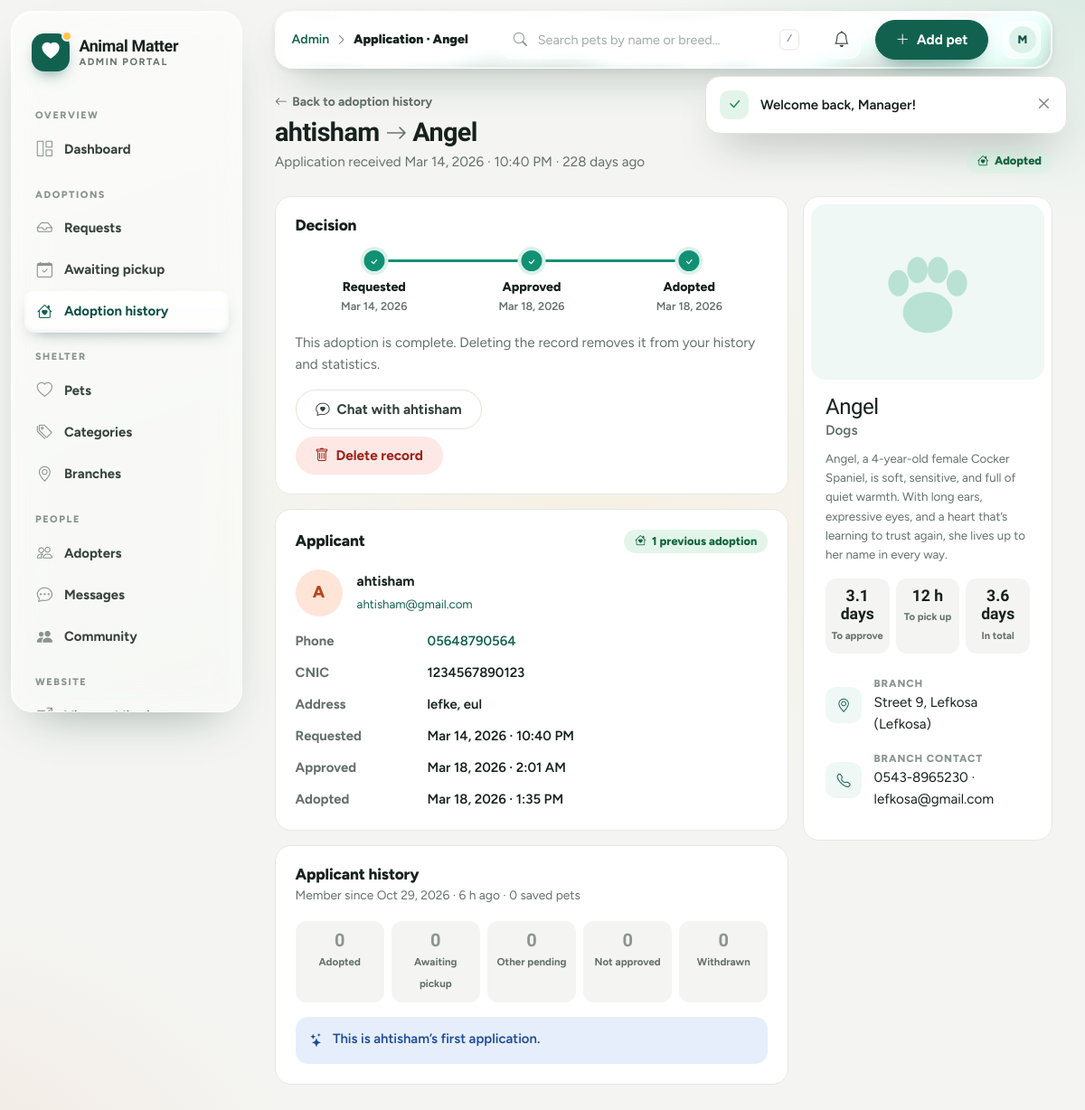
/pet_adoption_portal/admin/requestResponse.php?aindex=1 (signed in), run on the app's committed database.
### tables this page shows
CREATE TABLE `adopted` (
  `adopt_id` int(4) NOT NULL,
  `name` varchar(100) NOT NULL,
  `email` varchar(255) NOT NULL,
  `contact` varchar(20) NOT NULL,
  `cnic` varchar(20) NOT NULL,
  `address` varchar(100) NOT NULL,
  `pet_category` varchar(100) NOT NULL,
  `pet_name` varchar(100) NOT NULL,
  `pet_intro1` text NOT NULL,
  `pet_intro2` text NOT NULL,
  `image` varchar(255) NOT NULL,
  `location_city` varchar(100) NOT NULL,
  `location_address` varchar(100) NOT NULL,
  `location_email` varchar(255) NOT NULL,
  `location_contact` varchar(20) NOT NULL,
  `adopter_id` int(4) DEFAULT NULL,
  `pet_id` int(4) DEFAULT NULL,
  `request_time` datetime NOT NULL,
  `accept_time` datetime NOT NULL,
  `adopt_time` datetime NOT NULL DEFAULT current_timestamp()
);

CREATE TABLE `adopter` (
  `adopter_id` int(4) NOT NULL,
  `name` varchar(255) NOT NULL,
  `cnic` bigint(13) NOT NULL,
  `email` varchar(255) NOT NULL,
  `password` varchar(255) NOT NULL,
  `created_at` datetime NOT NULL DEFAULT current_timestamp()
);

### pet_adoption_portal/admin/requestResponse.php (the view, shortened to what the rows shown need)
<?php
require_once __DIR__ . '/dbconnect.php';
$petId = query_int('pindex');
$adoptId = query_int('aindex');
$mode = null;
$record = null;
$pet = null;
if ($adoptId) {
    $record = db_one("SELECT * FROM `adopted` WHERE `adopt_id` = ?", [$adoptId]);
    $mode = 'adopted';
}
if ($mode === 'adopted') {
    $view = [
        'name' => $record['pet_name'], 'image' => $record['image'], 'category' => $record['pet_category'],
        'intro1' => $record['pet_intro1'], 'intro2' => $record['pet_intro2'],
        'city' => $record['location_city'], 'address' => $record['location_address'],
        'branch_email' => $record['location_email'], 'branch_contact' => $record['location_contact'],
    ];
}
$applicantHistory = [];
usort($applicantHistory, fn($a, $b) => strcmp($b['at'], $a['at']));
$applicantAccount = $record['adopter_id'] !== null
    ? db_one("SELECT `created_at`, (SELECT COUNT(*) FROM `favourites` f WHERE f.`adopter_id` = a.`adopter_id`) AS saves FROM `adopter` a WHERE a.`adopter_id` = ?", [(int) $record['adopter_id']])
    : null;
$petInsights = null;
$durationLabel = function ($from, $to) {
    if (!$from || !$to) {
        return '—';
    }
    $days = (strtotime($to) - strtotime($from)) / 86400;
    return $days < 1 ? max(1, (int) round($days * 24)) . ' h' : rtrim(rtrim(number_format($days, 1), '0'), '.') . ' days';
};
$backUrl = ['pending' => 'admin/requests.php', 'accepted' => 'admin/accepted.php', 'adopted' => 'admin/adopted.php'][$mode];
$pageTitle = 'Application · ' . $view['name'];
include __DIR__ . '/header.php';
?>
<div class="admin-page-head">
    <div>
        <a class="back" href="<?= e(url($backUrl)) ?>"><i class="bi bi-arrow-left"></i> Back to <?= e(['pending' => 'requests', 'accepted' => 'awaiting pickup', 'adopted' => 'adoption history'][$mode]) ?></a>
        <h1><?= e($record['name']) ?> <i class="bi bi-arrow-right text-muted fs-4"></i> <?= e($view['name']) ?></h1>
        <p>Application received <?= e(format_date($record['request_time'], true)) ?> · <?= e(time_ago($record['request_time'])) ?></p>
    </div>
</div>
<div class="row g-3">
    <div class="col-lg-8 d-flex flex-column gap-3">
        <div class="panel h-auto">
            <div class="panel-head"><h2>Decision</h2></div>
            <ol class="tracker mt-0">
                <?php foreach ($steps as $i => [$label, $time, $done]): ?>
                    <li class="<?= $done ? 'is-done' : ($i === array_sum(array_column($steps, 2)) ? 'is-next' : '') ?>">
                    </li>
                <?php endforeach; ?>
            </ol>
            <?php if ($mode === 'pending'): ?>
                <p class="text-muted">Approving reserves <?= e($view['name']) ?> for <?= e($record['name']) ?> and gives them 3 days to pick up. Rejecting makes <?= e($view['name']) ?> available again. The applicant is emailed either way.</p>
                <div class="d-flex flex-wrap gap-2">
                    <form method="post" data-confirm="<?= e($record['name']) ?> will be emailed and has 3 days to pick up <?= e($view['name']) ?>." data-confirm-title="Approve this request?" data-confirm-ok="Approve" data-confirm-tone="neutral">
                        <?= csrf_field() ?><input type="hidden" name="action" value="approve">
                        <button class="btn btn-primary"><i class="bi bi-check2-circle"></i> Approve request</button>
                    </form>
                    <button class="btn btn-soft-danger" data-bs-toggle="modal" data-bs-target="#reasonModal"><i class="bi bi-x-circle"></i> Reject…</button>
                </div>
            <?php else: ?>
                <p class="text-muted">This adoption is complete. Deleting the record removes it from your history and statistics.</p>
                <?php if ($chatAdopterId = adopter_id_for($record)): ?>
                    <a class="btn btn-light mb-2" href="<?= e(url('admin/contact.php?view=chats&chat=' . $chatAdopterId)) ?>"><i class="bi bi-chat-heart"></i> Chat with <?= e($record['name']) ?></a>
                <?php endif; ?>
                <form method="post" data-confirm="The adoption record for <?= e($view['name']) ?> will be removed from your history and statistics. This can’t be undone." data-confirm-title="Delete this record?" data-confirm-ok="Delete record">
                    <button class="btn btn-soft-danger"><i class="bi bi-trash"></i> Delete record</button>
                </form>
            <?php endif; ?>
        </div>
        <div class="panel h-auto">
            <div class="panel-head"><h2>Applicant</h2>
            </div>
            <div class="d-flex align-items-center gap-3 mb-3">
                <span class="avatar avatar-lg"><?= e(strtoupper(mb_substr($record['name'], 0, 1))) ?></span>
                <div class="min-w-0"><strong class="d-block break-word"><?= e($record['name']) ?></strong><a class="small" href="mailto:<?= e($record['email']) ?>"><?= e($record['email']) ?></a></div>
            </div>
            <dl class="detail-list">
                <dt>Phone</dt><dd><a href="tel:<?= e($record['contact']) ?>"><?= e($record['contact']) ?></a></dd>
                <dt>CNIC</dt><dd><?= e($record['cnic']) ?></dd>
                <dt>Address</dt><dd><?= e($record['address']) ?></dd>
                <dt>Requested</dt><dd><?= e(format_date($record['request_time'], true)) ?></dd>
                <?php if (!empty($record['accept_time'])): ?><dt>Approved</dt><dd><?= e(format_date($record['accept_time'], true)) ?></dd><?php endif; ?>
                <?php if (!empty($record['adopt_time'])): ?><dt>Adopted</dt><dd><?= e(format_date($record['adopt_time'], true)) ?></dd><?php endif; ?>
            </dl>
        </div>
        <div class="panel h-auto">
            <div class="panel-head"><div><h2>Applicant history</h2><p><?= $applicantAccount ? 'Member since ' . e(format_date($applicantAccount['created_at'])) . ' · ' . e(time_ago($applicantAccount['created_at'])) . ' · ' . (int) $applicantAccount['saves'] . ' saved pet' . ((int) $applicantAccount['saves'] === 1 ? '' : 's') : 'Not linked to an adopter account — matched by email' ?></p></div></div>
            <?php if (!$applicantHistory): ?>
                <p class="note note-info mb-0 mt-3"><i class="bi bi-stars"></i><span>This is <?= e($record['name']) ?>’s first application.</span></p>
            <?php endif; ?>
        </div>
    </div>
    <div class="col-lg-4">
        <div class="panel h-auto p-2" style="position:sticky;top:88px">
            <div class="p-3">
                <div class="d-flex justify-content-between align-items-start gap-2">
                    <div class="min-w-0">
                        <h2 class="h4 mb-0 break-word"><?= e($view['name']) ?></h2>
                        <p class="text-muted fw-semibold mb-2"><?= e(trim(($view['category'] ?? '') . (!empty($pet['breed']) ? ' · ' . $pet['breed'] : ''), ' ·')) ?></p>
                    </div>
                </div>
                <p class="small text-muted break-word"><?= e(excerpt($view['intro1'], 220)) ?></p>
                <?php if ($petInsights): ?>
                    <div class="mini-stats">
                        <div><strong><?= (int) $petInsights['in_care'] ?>d</strong><span>In care</span></div>
                        <div><strong><?= (int) $petInsights['saves'] ?></strong><span>Saved by</span></div>
                        <div><strong><?= (int) $petInsights['earlier'] ?></strong><span>Earlier apps</span></div>
                    </div>
                <?php elseif ($mode === 'adopted'): ?>
                    <div class="mini-stats">
                        <div><strong><?= e($durationLabel($record['request_time'], $record['accept_time'])) ?></strong><span>To approve</span></div>
                        <div><strong><?= e($durationLabel($record['accept_time'], $record['adopt_time'])) ?></strong><span>To pick up</span></div>
                        <div><strong><?= e($durationLabel($record['request_time'], $record['adopt_time'])) ?></strong><span>In total</span></div>
                    </div>
                <?php endif; ?>
                <div class="info-row"><i class="bi bi-geo-alt"></i><div><small>Branch</small><?= e($view['address']) ?> (<?= e($view['city']) ?>)</div></div>
                <div class="info-row"><i class="bi bi-telephone"></i><div><small>Branch contact</small><?= e($view['branch_contact']) ?> · <?= e($view['branch_email']) ?></div></div>
            </div>
        </div>
    </div>
</div>

### pet_adoption_portal/admin/header.php (shortened to what the rows shown need)
<?php
require_once __DIR__ . '/dbconnect.php';
?>
<div class="admin-shell">
    <main class="admin-main" id="main">
        <header class="admin-topbar lg">
            <div class="crumbs"><a href="<?= e(url('admin/home.php')) ?>">Admin</a><i class="bi bi-chevron-right small" aria-hidden="true"></i><strong><?= e($pageTitle ?? 'Dashboard') ?></strong></div>
        </header>
        <div class="admin-content">

### data on the page
adopted: pet_name "Application · Angel", name "ahtisham", pet_name "Angel", request_time "Mar 14, 2026 · 10:40 PM", request_time "228 days ago", name "A", email "ahtisham@gmail.com", contact "05648790564", cnic "1234567890123", address "lefke, eul", accept_time "Mar 18, 2026 · 2:01 AM", adopt_time "Mar 18, 2026 · 1:35 PM", pet_category "Dogs", pet_intro1 "Angel, a 4-year-old female Cocker Spaniel, is soft, sensitive, and full of quiet warmth. With long ears, expressive eyes, and a heart that’s learning to trust again, she lives up to her name in every way.", request_time+accept_time "3.1 days", accept_time+adopt_time "12 h", request_time+adopt_time "3.6 days", location_address "Street 9, Lefkosa", location_city "Lefkosa", location_contact "0543-8965230", location_email "lefkosa@gmail.com"
adopter: created_at "Oct 29, 2026", created_at "6 h ago"

### other printed values
$message "Welcome back, Manager!"
$group "OVERVIEW"
$label "Dashboard"
$group "ADOPTIONS"
$label "Requests"
$label "Awaiting pickup"
$label "Adoption history"
$group "SHELTER"
$label "Pets"
$label "Categories"
$label "Branches"
$group "PEOPLE"
$label "Adopters"
$label "Messages"
$label "Community"
